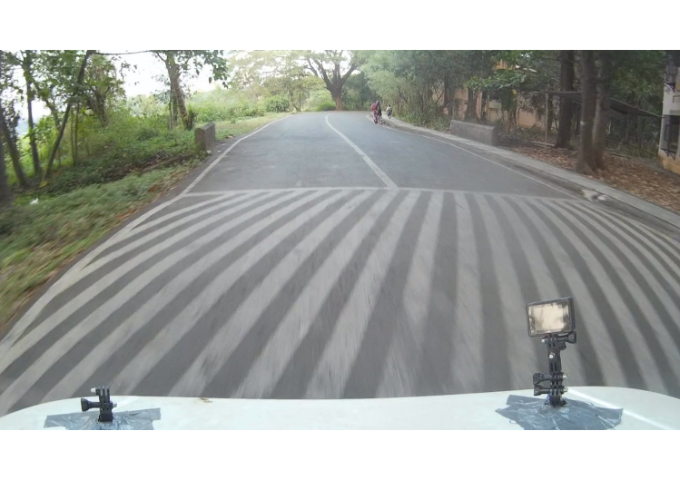
//> input picture test_cases/14_4.png, 680 x 480 px
$ ./crossing   (built with g++ and OpenCV 4)
//> lines starting //> are read from the running program, lines starting //| are printed output that depends on the picture; after the words box and inside, x2 and y2 are one past the last pixel; in counts of white or black regions, pixels touching at a corner belong together
#include <opencv2/imgproc.hpp>
#include <opencv2/imgcodecs.hpp>
#include <opencv2/highgui.hpp>
#include <opencv2/opencv.hpp>
#include <iostream>
#include <algorithm>
#include <vector>
#include <math.h>
//#include <point2i.H>
using namespace cv;
using namespace std;
//global
Mat img,adp,blurr,canny,hou,final;
int max_value = 255;
int odd_ker = 60;//or 70-97 for gaussian//20-40 for mean
int ker_size = 2*odd_ker + 3;
int d = 80;
int c = d-80;
int i = 13;
int thres_inter = 50;
int lmin = 50;
int dmax = 10;
int mincluster_size = 4;
int maxcluster_diff = 10;
vector<vector<int> > cluster;
vector<vector<int> > cluster_point;
void clusterise(std::vector<float> a, std::vector<int> b,float diff)
{
	std::vector<int> v;
	std::vector<int> u;
	int r = 0;
	for (size_t i = 0; i < a.size()-1; i++)
	{
		if (r==0)
		{
			v.push_back(a[i]);
			u.push_back(b[i]);
		}

		if (abs(a[i]-a[i+1])<=diff)
		{
			v.push_back(a[i+1]);
			u.push_back(b[i+1]);
			r=1;
		}
		else
		{
			r=0;
			cluster.push_back(v);
			cluster_point.push_back(u);
			v.clear();
			u.clear();
		}

	}
	cout<<"no. of clusters = "<<cluster.size()<<"\n";
// [5 lines of commented-out code are left out]
}

void cluster_filter(vector<vector<int> > &a,vector<vector<int> > &b,int min_size)
{
	vector<vector<int> > d;
	vector<vector<int> > e;
	cout<<"each cluster sizes :"<<endl;
	for(int i=0;i<a.size();i++)
	{
		cout<<a[i].size()<<endl;
	}
	for(int i=0;i<a.size();i++)
	{
		if(a[i].size()>min_size)
		{
			d.push_back(a[i]);
			e.push_back(b[i]);
			//a.erase(a.begin()+i);
			//b.erase(b.begin()+i);
		}

	}
	a=d;
	b=e;
	cout<<"no. of clusters remained after cluster_filter :"<<cluster.size()<<endl;
	cout<<"Sizes of the each cluster after filtering are :"<<endl;
	for(int i=0;i<cluster.size();i++)
	{
		cout<<cluster[i].size()<<endl;
	}

}

void selectionsort(std::vector<float> &a, std::vector<int> &b)
{
	int min_id;
	for(size_t i = 0;i<a.size()-1;i++)
	{
		min_id = i;
		for(size_t j = i+1;j<a.size();j++)
		{
			if(a[j]<a[min_id])
				min_id = j;
			//swap the elements
		}

		swap(a[min_id],a[i]);
		swap(b[min_id],b[i]);


	}
	cout<<"sorted values :"<<endl;
	for(int i=0;i<a.size();i++)
	{
		cout<<a[i]<<"\n";
	}
}

void hough(int ,void*)
{
	//initialisations
	vector <float> slope;
	vector <int> pointer;
	//parameters for trackbars
	ker_size = 2*odd_ker + 1;
	c = d-80;
	//adaptive thresholding
	/*adaptiveThreshold(img,adp,max_value,ADAPTIVE_THRESH_MEAN_C, THRESH_BINARY,ker_size,c);
	imshow("adaptiveThreshold_mean",adp);*/
	adaptiveThreshold(img,adp,max_value,ADAPTIVE_THRESH_GAUSSIAN_C, THRESH_BINARY,ker_size,c);
	imshow("adaptiveThreshold_gaussian",adp);
	//filter of blur to remove noise dil,erode +blurs

	//blur
	medianBlur(adp,blurr,(2*i+1));
	//GaussianBlur(adp,blurr,Size(2*i+1,2*i+1),0,0);
	imshow("blur",blurr);
	//edge detection
	Canny(blurr,canny,100,300,3);
	imshow("canny",canny);
	//hough line transfom
	vector<Vec4i> linesP;
	HoughLinesP(canny,linesP,1,CV_PI/180,thres_inter,lmin,dmax );
	//drawing the lines
	hou = img.clone();
	for( size_t i = 0; i < linesP.size(); i++ )
    {
        Vec4i l = linesP[i];
        line( hou, Point(l[0], l[1]), Point(l[2], l[3]), Scalar(255,0,0), 3, LINE_AA);
    	float g = atan((float)(l[1]-l[3])/(l[0]-l[2]))*57.3;
    	if(g>=0)
    	{
    		slope.push_back(g);
    	}
    	else
    	{
    		slope.push_back(g+180);
    	}
    	pointer.push_back(i);
    }
	cout<<"no. of houghlines = "<<linesP.size()<<endl;
	imshow("hough",hou);
	//sort out the slopes and keep a pointer array
	selectionsort(slope,pointer);
	//clusterise into 2 2d vectors
	clusterise(slope,pointer,maxcluster_diff);
	//filter the cluster
	cluster_filter(cluster,cluster_point,mincluster_size);
	final = img.clone();
	if (cluster.size()==1)
	{
		//zebra crossing is that one only
		for(int i=0;i<cluster_point[0].size();i++)
		{
			Vec4i l = linesP[cluster_point[0][i]];
        	line( final, Point(l[0], l[1]), Point(l[2], l[3]), Scalar(255,0,0), 3, LINE_AA);
		}
	}
	else if(cluster.size()==0)
	{
		cout<<"code screwed up"<<endl;
	}
	else if(cluster.size()>1)
	{
		//linefit on each cluster
		//define each mid point for each clusters initialise a 2d vector
		vector<Vec2i> mid;
		std::vector<float> value;
		std::vector<int> value_point;
		Vec4i q;
		for(int i=0;i<cluster.size();i++)
		{	//i is the number or the index of the cluster
			for(int j=0;j<cluster[i].size();j++)
			{
				q = linesP[cluster_point[i][j]];
				Vec2f extra_temp;// = ((q[0]+q[2])/2,(q[1]+q[3])/2);
				extra_temp[0]=(q[0]+q[2])/2;
				extra_temp[1]=(q[1]+q[3])/2;
				cout<<extra_temp[0]<<"\t"<<extra_temp[1]<<endl;
				mid.push_back(extra_temp);

			}

			//bestfit by method of least squares SD from that
			//define the parameters
			float m=0;
			float b=0;
			float x1=0;
			float y1=0;
			float temp1=0;
			float temp2=0;
			for(int k =0;k<mid.size();k++)
			{
				x1 = x1+mid[k][0];
				y1 = y1+mid[k][1];

			}
			cout<<"x1 = "<<x1<<"y1 = "<<y1<<endl;
			x1=x1/mid.size();
			y1=y1/mid.size();
			for(int k =0;k<mid.size();k++)
			{
				temp1 = temp1+((mid[k][0]-x1)*(mid[k][1]-y1));
				temp2 = temp2+((mid[k][0]-x1)*(mid[k][0]-x1));
			}
			m = temp1/temp2;
			b = y1-m*x1;
			cout<<"parameters:"<<endl;
			cout<<"b = "<<b<<"\t"<<"m = "<<m<<endl;
			//got all the values for best fit
			//summation of distances
			for(int k =0;k<mid.size();k++)
			{
				temp1 = temp1+abs((m*mid[k][0]-mid[k][1]+b)/sqrt((1+m*m)));
			}
			cout<<"temp1 = "<<temp1<<"\t"<<"n = "<<mid.size()<<endl;
			temp1 = abs(temp1/mid.size());
			value.push_back(temp1);
			value_point.push_back(i);

			mid.clear();
		}

		selectionsort(value,value_point);
		cout<<"SD values are :";
		for(int i=0;i<value.size();i++)
		{
			cout<<value[i]<<endl;
		}
		//value_point[0] is min cluster number
		for(int i=0;i<cluster_point[value_point[0]].size();i++)
		{
			Vec4i l = linesP[cluster_point[value_point[0]][i]];
        	line( final, Point(l[0], l[1]), Point(l[2], l[3]), Scalar(255,0,0), 3, LINE_AA);
		}
	}
	imshow("final",final);
	waitKey(0);
}

int main()
{
	img = imread("14_4.png",0);
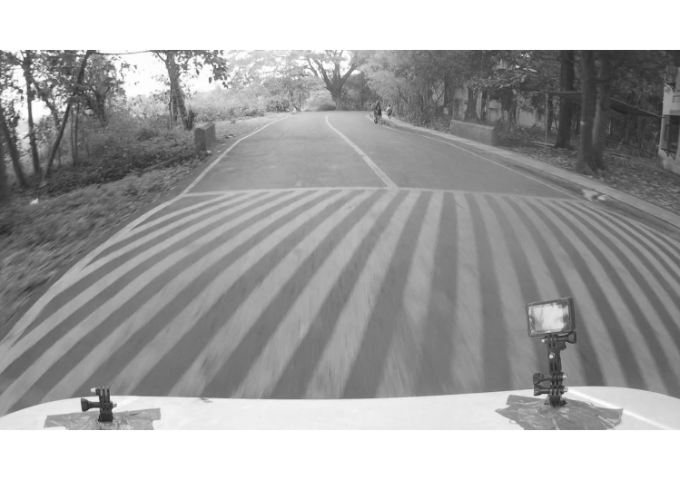
//> img: 480 rows x 680 cols, CV_8UC1; min 34, max 255, mean 163.1
	namedWindow("adaptiveThreshold",CV_WINDOW_FREERATIO);
	namedWindow("blur",CV_WINDOW_FREERATIO);
	namedWindow("canny",CV_WINDOW_FREERATIO);
	namedWindow("hough",CV_WINDOW_FREERATIO);
	createTrackbar("max_value","adaptiveThreshold",&max_value,255,hough);
	createTrackbar("odd_ker","adaptiveThreshold",&odd_ker,600,hough);
	createTrackbar("d","adaptiveThreshold",&d,333,hough);
	createTrackbar("i","blur",&i,50,hough);
	createTrackbar("thres_inter","hough",&thres_inter,200,hough);
	createTrackbar("lmin","hough",&lmin,100,hough);
	createTrackbar("dmax","hough",&dmax,50,hough);
	hough(max_value,0);
//> in hough, `adaptiveThreshold(img,adp,max_value,ADAPTIVE_THRESH_GAUSSIAN_C, THRESH..`:
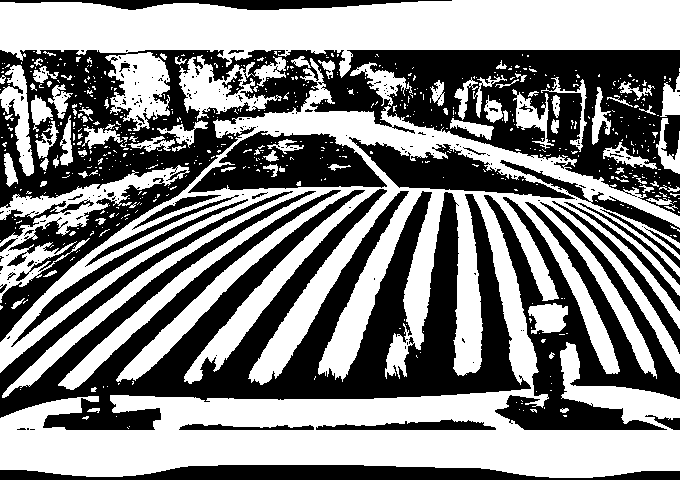
//> adp: 480 rows x 680 cols, CV_8UC1; 52.1% white; 236 black regions (199 under 20 px), largest, box (x1, y1, x2, y2) and area: (0, 50, 680, 342) 56122, (0, 189, 531, 430) 50680, (484, 195, 680, 430) 16160
//> in hough, `medianBlur(adp,blurr,(2*i+1));`:
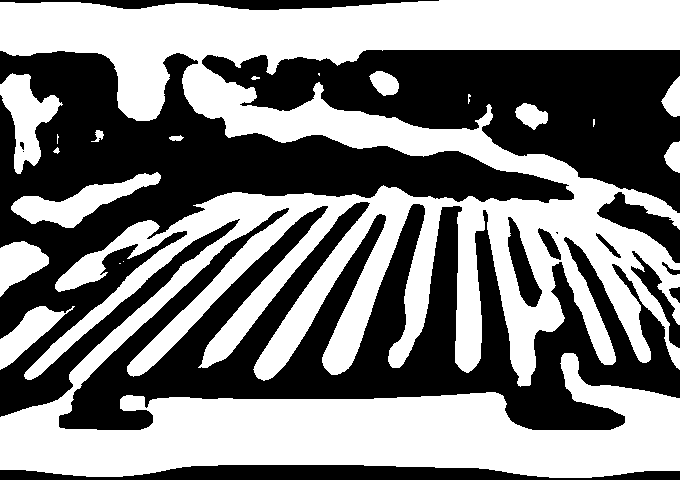
//> blurr: 480 rows x 680 cols, CV_8UC1; 50.2% white; 15 black regions (2 under 20 px), largest, box (x1, y1, x2, y2) and area: (0, 51, 574, 417) 56430, (59, 202, 680, 430) 55359, (202, 50, 680, 213) 36928
//> in hough, `Canny(blurr,canny,100,300,3);`:
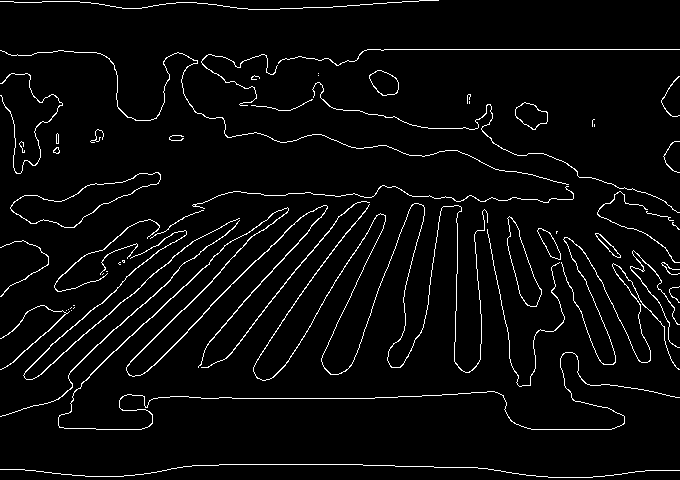
//> canny: 480 rows x 680 cols, CV_8UC1; 3.8% white in thin lines or dots
//> in hough, `HoughLinesP(canny,linesP,1,CV_PI/180,thres_inter,lmin,dmax );`: linesP = 42 lines (x1, y1, x2, y2), first 8: [367, 49, 679, 49], [434, 467, 487, 468], [232, 398, 374, 398], [219, 464, 362, 464], [176, 342, 255, 260], [221, 327, 325, 211], [92, 328, 145, 282], [90, 374, 209, 263]
//> the loop in hough, `for( size_t i = 0; i < linesP.size(); i++ )` made 42 passes
//> (l, g) on passes 1 to 8: ([367, 49, 679, 49], 0), ([434, 467, 487, 468], 1.08), ([232, 398, 374, 398], 0), ([219, 464, 362, 464], 0), ([176, 342, 255, 260], -46.07), ([221, 327, 325, 211], -48.13), ([92, 328, 145, 282], -40.96), ([90, 374, 209, 263], -43.01)
//> after the loop in hough, `for( size_t i = 0; i < linesP.size(); i++ )`:
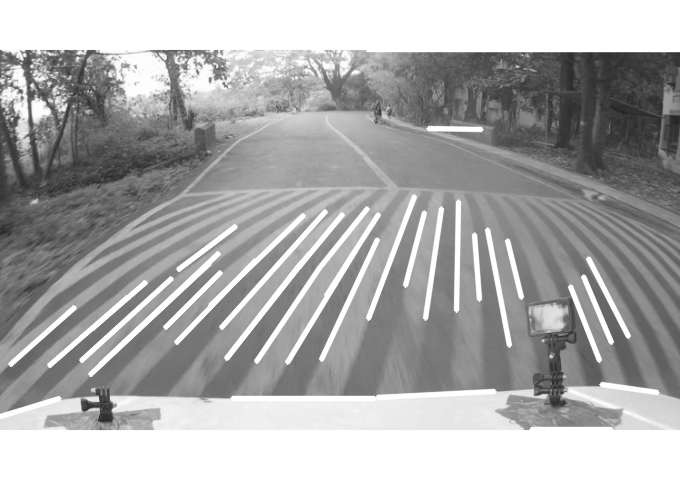
//> hou: 480 rows x 680 cols, CV_8UC1; 6.89% of pixels changed, all inside (x1, y1, x2, y2) = (0, 49, 680, 431)
//| no. of houghlines = 42
//> the loop in selectionsort, `for(size_t i = 0;i<a.size()-1;i++)` made 41 passes
//> min_id on passes 1 to 8: 0, 2, 3, 8, 8, 41, 28, 36
//> after the loop in selectionsort, `for(size_t i = 0;i<a.size()-1;i++)`: min_id = 41
//> the loop in selectionsort, `for(int i=0;i<a.size();i++)` made 42 passes
//| -0
//| -0
//| -0
//| -0
//| 1.081
//> (output is shown up to pass 5 of 42)
//> in hough, `selectionsort(slope,pointer);`: slope = 42 values from 0 to 177.1; pointer = 42 values, max 41 at index 5, min 0 at index 0, mean 20.5
//> the loop in clusterise, `for (size_t i = 0; i < a.size()-1; i++)` made 41 passes
//| no. of clusters = 2
//> the loop in cluster_filter, `for(int i=0;i<a.size();i++)` made 2 passes
//| 8
//| 29
//> in cluster_filter, `a=d;`: a = 2 items
//| no. of clusters remained after cluster_filter :2
//> the loop in cluster_filter, `for(int i=0;i<cluster.size();i++)` made 2 passes
//| 8
//| 29
//> the loop in hough, `for(int i=0;i<cluster.size();i++)` made 2 passes
//> q on passes 1 to 2: [601, 384, 657, 392], [178, 269, 235, 226]
//> (printed output is left out)
//> the loop in hough, `for(int i=0;i<cluster_point[value_point[0]].size();i++)` made 29 passes
//> l on passes 1 to 8: [588, 258, 628, 336], [583, 276, 611, 342], [570, 286, 599, 360], [507, 240, 521, 297], [487, 229, 509, 345], [474, 234, 479, 299], [456, 310, 458, 201], [425, 318, 441, 208]
//> after the loop in hough, `for(int i=0;i<cluster_point[value_point[0]].size();i++)`:
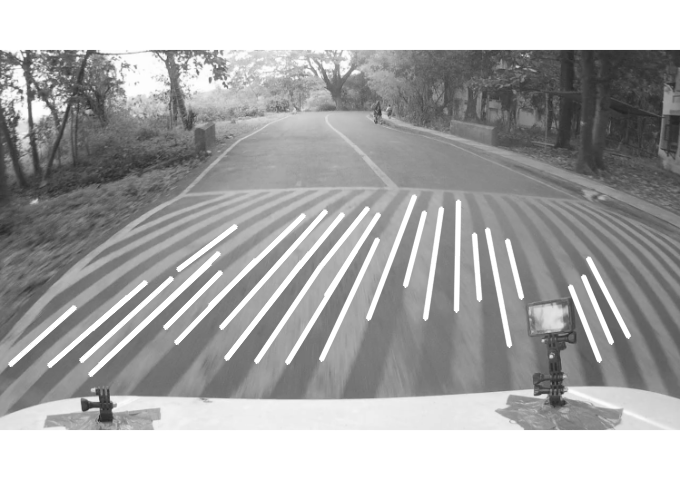
//> final: 480 rows x 680 cols, CV_8UC1; 5.43% of pixels changed, all inside (x1, y1, x2, y2) = (7, 194, 632, 378)
	return 0;
}

$ run again, with test_cases/0_0.png copied over test_cases/14_4.png
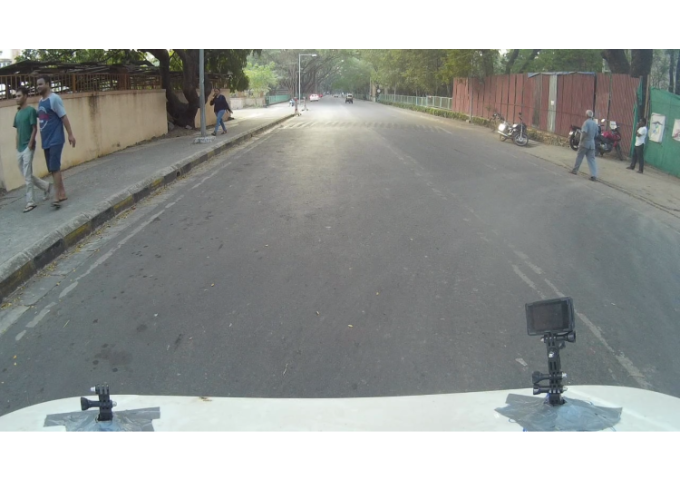
//> input picture test_cases/0_0.png, 680 x 480 px
//> adp: 480 rows x 680 cols, CV_8UC1; 49.6% white; 1989 white regions (1815 under 20 px), largest, box (x1, y1, x2, y2) and area: (0, 387, 680, 479) 40712, (0, 0, 680, 68) 33415, (259, 55, 680, 373) 27047
//> blurr: 480 rows x 680 cols, CV_8UC1; 43.9% white; 27 white regions (6 under 20 px), largest, box (x1, y1, x2, y2) and area: (0, 384, 680, 479) 46517, (0, 0, 680, 64) 33716, (225, 64, 680, 240) 21288
//> canny: 480 rows x 680 cols, CV_8UC1; 2.4% white in thin lines or dots
//> linesP = 16 lines (x1, y1, x2, y2), first 8: [521, 48, 679, 48], [238, 397, 361, 397], [407, 470, 463, 470], [20, 261, 126, 195], [78, 431, 141, 431], [244, 468, 350, 468], [395, 395, 495, 390], [45, 271, 108, 226]
//> the loop in hough, `for( size_t i = 0; i < linesP.size(); i++ )` made 16 passes
//> (l, g) on passes 1 to 8: ([521, 48, 679, 48], 0), ([238, 397, 361, 397], 0), ([407, 470, 463, 470], 0), ([20, 261, 126, 195], -31.91), ([78, 431, 141, 431], 0), ([244, 468, 350, 468], 0), ([395, 395, 495, 390], -2.86), ([45, 271, 108, 226], -35.54)
//> after the loop in hough, `for( size_t i = 0; i < linesP.size(); i++ )`:
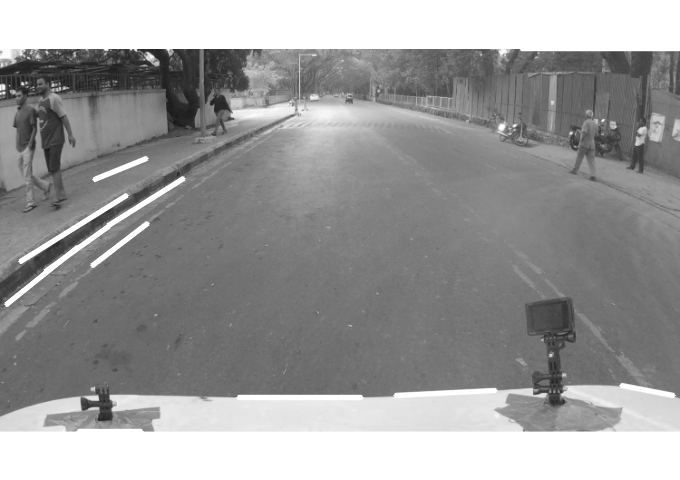
//> hou: 480 rows x 680 cols, CV_8UC1; min 21, max 255, mean 154.5
//| no. of houghlines = 16
//> the loop in selectionsort, `for(size_t i = 0;i<a.size()-1;i++)` made 15 passes
//> min_id on passes 1 to 8: 0, 1, 2, 4, 5, 9, 13, 10
//> after the loop in selectionsort, `for(size_t i = 0;i<a.size()-1;i++)`: min_id = 15
//> the loop in selectionsort, `for(int i=0;i<a.size();i++)` made 16 passes
//| -0
//| -0
//| -0
//| -0
//| -0
//> (output is shown up to pass 5 of 16)
//> slope = [0, 0, 0, 0, 0, 4.21, 10.89, 141.2, 142.6, 144.5, 147.9, 148.1, 158, 173.5, 174.6, 177.1]; pointer = [0, 1, 2, 4, 5, 9, 13, 10, 8, 7, 11, 3, 15, 14, 12, 6]
//> the loop in clusterise, `for (size_t i = 0; i < a.size()-1; i++)` made 15 passes
//| no. of clusters = 2
//> the loop in cluster_filter, `for(int i=0;i<a.size();i++)` made 2 passes
//| 7
//| 6
//> a = 2 items
//| no. of clusters remained after cluster_filter :2
//> the loop in cluster_filter, `for(int i=0;i<cluster.size();i++)` made 2 passes
//| 7
//| 6
//> the loop in hough, `for(int i=0;i<cluster.size();i++)` made 2 passes
//> q on passes 1 to 2: [621, 385, 673, 395], [94, 179, 146, 158]
//> (printed output is left out)
//> the loop in hough, `for(int i=0;i<cluster_point[value_point[0]].size();i++)` made 6 passes
//> l on passes 1 to 6: [6, 304, 77, 247], [92, 265, 147, 223], [45, 271, 108, 226], [108, 225, 183, 178], [20, 261, 126, 195], [94, 179, 146, 158]
//> after the loop in hough, `for(int i=0;i<cluster_point[value_point[0]].size();i++)`:
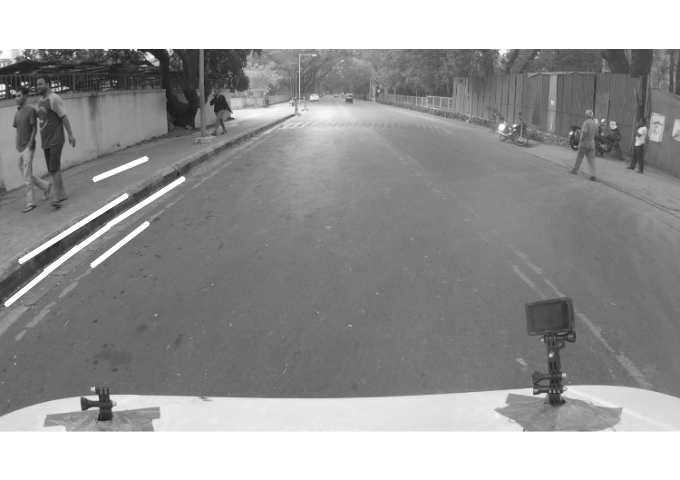
//> final: 480 rows x 680 cols, CV_8UC1; min 21, max 255, mean 153.9

$ run again, with test_cases/0_1.png copied over test_cases/14_4.png
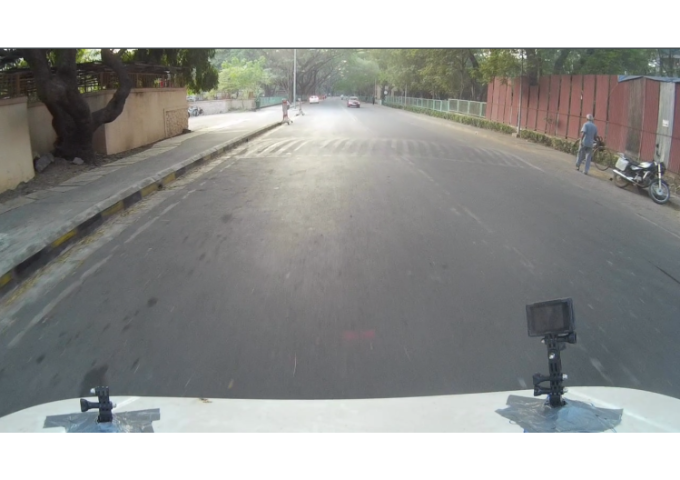
//> input picture test_cases/0_1.png, 680 x 480 px
//> adp: 480 rows x 680 cols, CV_8UC1; 48.7% white; 1628 white regions (1473 under 20 px), largest, box (x1, y1, x2, y2) and area: (0, 389, 680, 480) 41012, (0, 0, 680, 48) 32128, (0, 49, 680, 334) 22070
//> blurr: 480 rows x 680 cols, CV_8UC1; 45% white; 20 white regions (1 under 20 px), largest, box (x1, y1, x2, y2) and area: (0, 385, 680, 480) 46652, (0, 82, 680, 307) 44380, (0, 0, 680, 56) 32684
//> canny: 480 rows x 680 cols, CV_8UC1; 2.3% white in thin lines or dots
//> linesP = 18 lines (x1, y1, x2, y2), first 8: [539, 46, 679, 46], [234, 47, 308, 47], [360, 398, 494, 391], [347, 471, 498, 474], [533, 432, 596, 432], [9, 294, 80, 243], [183, 397, 258, 398], [191, 472, 341, 470]
//> the loop in hough, `for( size_t i = 0; i < linesP.size(); i++ )` made 18 passes
//> (l, g) on passes 1 to 8: ([539, 46, 679, 46], 0), ([234, 47, 308, 47], 0), ([360, 398, 494, 391], -2.99), ([347, 471, 498, 474], 1.14), ([533, 432, 596, 432], 0), ([9, 294, 80, 243], -35.69), ([183, 397, 258, 398], 0.764), ([191, 472, 341, 470], -0.764)
//> after the loop in hough, `for( size_t i = 0; i < linesP.size(); i++ )`:
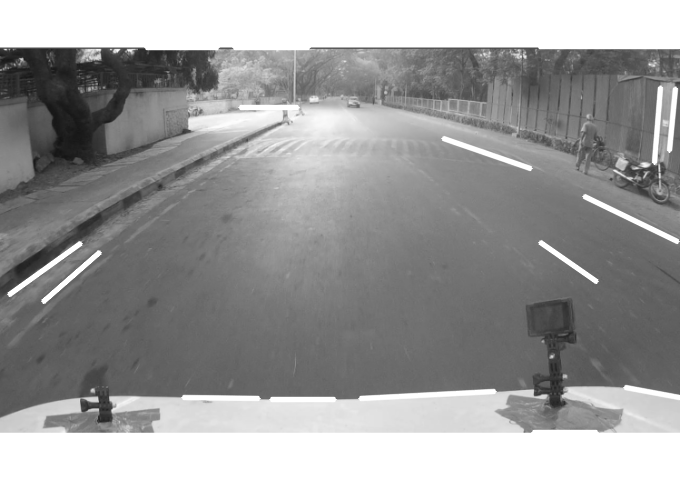
//> hou: 480 rows x 680 cols, CV_8UC1; min 19, max 255, mean 152.9
//| no. of houghlines = 18
//> the loop in selectionsort, `for(size_t i = 0;i<a.size()-1;i++)` made 17 passes
//> min_id on passes 1 to 8: 0, 1, 4, 10, 11, 12, 6, 10
//> after the loop in selectionsort, `for(size_t i = 0;i<a.size()-1;i++)`: min_id = 16
//> the loop in selectionsort, `for(int i=0;i<a.size();i++)` made 18 passes
//| -0
//| -0
//| -0
//| -0
//| -0
//> (output is shown up to pass 5 of 18)
//> slope = 18 values from 0 to 179.2; pointer = 18 values, max 17 at index 13, min 0 at index 0, mean 8.5
//> the loop in clusterise, `for (size_t i = 0; i < a.size()-1; i++)` made 17 passes
//| no. of clusters = 3
//> the loop in cluster_filter, `for(int i=0;i<a.size();i++)` made 3 passes
//| 12
//| 2
//| 2
//> a = 1 item
//| no. of clusters remained after cluster_filter :1
//> the loop in cluster_filter, `for(int i=0;i<cluster.size();i++)` made 1 pass
//| 12
//> the loop in hough, `for(int i=0;i<cluster_point[0].size();i++)` made 12 passes
//> l on passes 1 to 8: [539, 46, 679, 46], [234, 47, 308, 47], [533, 432, 596, 432], [146, 47, 217, 47], [271, 399, 334, 399], [240, 107, 297, 107], [183, 397, 258, 398], [347, 471, 498, 474]
//> after the loop in hough, `for(int i=0;i<cluster_point[0].size();i++)`:
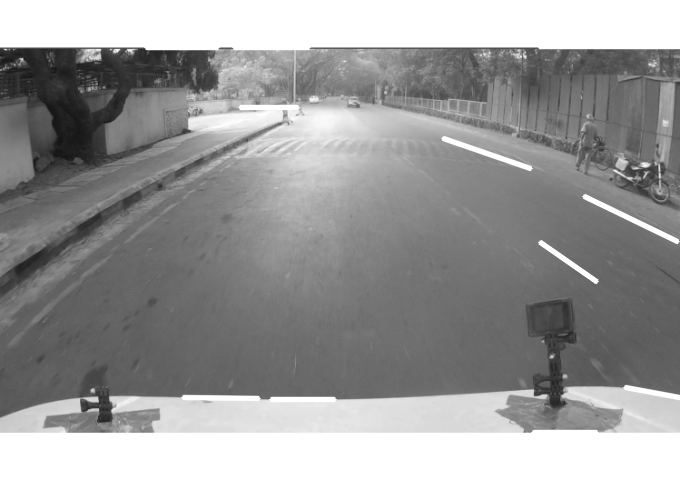
//> final: 480 rows x 680 cols, CV_8UC1; min 19, max 255, mean 151.9
